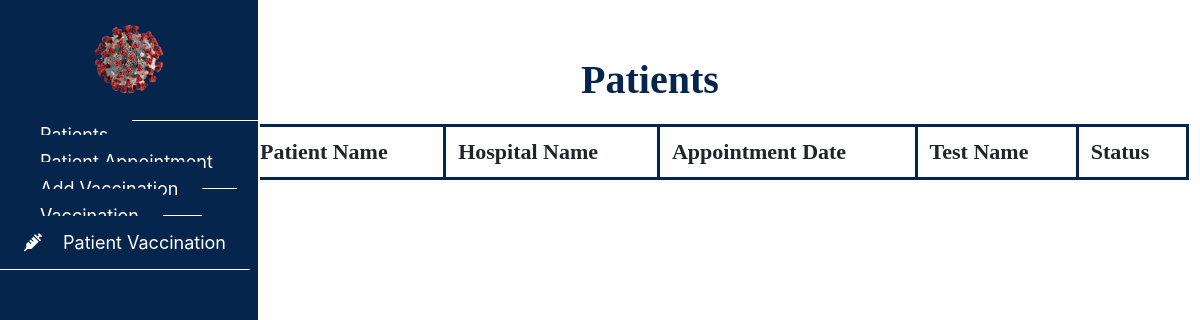
Page /hospital/patientlist.php (signed in) on the earlier database version.
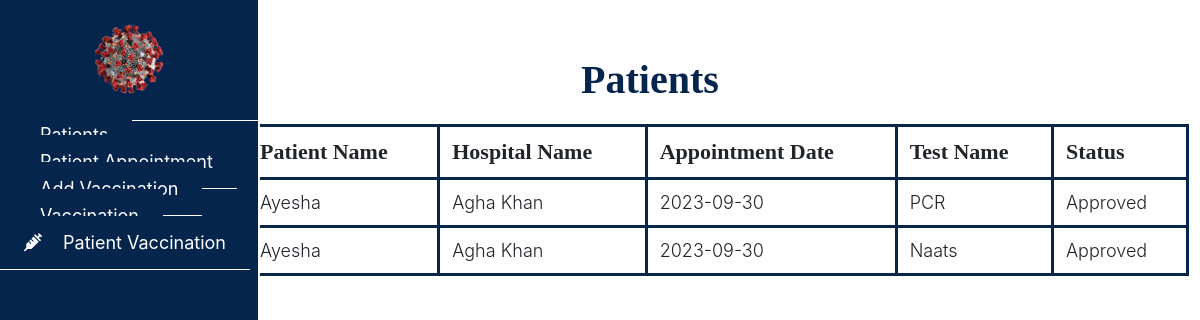
Same page on the later database version.
### tables this page shows
CREATE TABLE `appointment` (
  `app_id` int(11) NOT NULL,
  `patient_id` int(11) DEFAULT NULL,
  `hospital_id` int(11) DEFAULT NULL,
  `app_date` date DEFAULT NULL,
  `status` int(11) DEFAULT NULL,
  `app_time` time DEFAULT NULL,
  `test_name` varchar(255) NOT NULL,
  `approval_status` enum('Pending','Approved','Rejected') DEFAULT 'Pending'
);

CREATE TABLE `patient` (
  `patient_id` int(11) NOT NULL,
  `patient_name` varchar(255) DEFAULT NULL,
  `address` varchar(255) DEFAULT NULL,
  `email` varchar(255) DEFAULT NULL,
  `password` varchar(255) DEFAULT NULL
);

CREATE TABLE `hospital` (
  `hospital_id` int(11) NOT NULL,
  `hospital_name` varchar(255) DEFAULT NULL,
  `location` varchar(255) DEFAULT NULL,
  `password` varchar(255) DEFAULT NULL,
  `status` int(11) NOT NULL,
  `approval_status` enum('Pending','Approved','Rejected') DEFAULT 'Pending'
);

### hospital/patientlist.php (the view, shortened to what this page needs)
<?php
include("../connection.php");
?>
<html lang="en">
<head>
    <link rel="stylesheet" href="../admin/assets/style.css">
    <link rel="stylesheet" href="https://cdn.usebootstrap.com/bootstrap/3.3.7/css/bootstrap.min.css">
    <link rel="stylesheet"
        href="https://cdnjs.cloudflare.com/ajax/libs/material-design-iconic-font/2.2.0/css/material-design-iconic-font.min.css">
    <link rel="stylesheet" href="https://cdnjs.cloudflare.com/ajax/libs/font-awesome/6.4.0/css/all.min.css">
</head>
<body>
    <div id="sidebar">
        <header>
            <a href="#"><img src="../images/covidlogo.png" alt="" style="width:120px ; height:120;padding: 20px;"></a>
        </header>
        <ul class="nav">
            <li>
                <a href="patientlist.php">
                </a>
            </li>
            <li>
                <a href="patientappointment.php">
                </a>
            </li>
            <li>
                <a href="addvaccine.php">
                </a>
            </li>
            <li>
                <a href="vacstatus.php">
                </a>
            </li>
            <li>
                <a href="patientvacstatus.php">
                    <i class="fas fa-syringe"></i> Patient Vaccination
                </a>
            </li>
        </ul>
    </div>
    <nav class="navbar">
        <div class="container-fluid">
            <ul class="nav navbar-nav navbar-right">
                <li class="dropdown">
                    <a href="#" class="dropdown-toggle" data-toggle="dropdown">
                    </a>
                </li>
            </ul>
        </div>
    </nav>
    <div class="container-fluid" id="all-products">
        <h1 class="text-center">Patients</h1>
        <div class="container">
            <table class="table">
                <thead>
                    <tr>
                        <th>Patient Name</th>
                        <th>Hospital Name</th>
                        <th>Appointment Date</th>
                        <th>Test Name</th>
                        <th>Status</th>
                    </tr>
                </thead>
                <tbody>
                    <?php
                    $hospital_id = $_SESSION['hospital_id'];
                    $query = "SELECT a.*, p.patient_name FROM appointment a JOIN patient p ON a.patient_id = p.patient_id WHERE a.hospital_id = $hospital_id";
                    $result = mysqli_query($con, $query);
                    while ($row = mysqli_fetch_assoc($result)):
                        $patient_id = $row['patient_id'];
                        $patient_query = "SELECT patient_name FROM patient WHERE patient_id = $patient_id";
                        $patient_result = mysqli_query($con, $patient_query);
                        $hospital_query = "SELECT hospital_name FROM hospital WHERE hospital_id = $hospital_id";
                        $hospital_result = mysqli_query($con, $hospital_query);
                        if ($patient_result && $hospital_result):
                            $patient_data = mysqli_fetch_assoc($patient_result);
                            $hospital_data = mysqli_fetch_assoc($hospital_result);
                            $patient_name = $patient_data['patient_name'];
                            $hospital_name = $hospital_data['hospital_name'];
                            ?>
                            <tr id="row_<?= $row['app_id'] ?>">
                                <td>
                                    <?= $patient_name ?>
                                </td>
                                <td>
                                    <?= $hospital_name ?>
                                </td>
                                <td>
                                    <?= $row['app_date'] ?>
                                </td>
                                <td>
                                    <?= $row['test_name'] ?>
                                </td>
                                <td>
                                    <?= $row['approval_status'] ?>
                                </td>
                            </tr>
                        <?php endif; ?>
                    <?php endwhile; ?>
                </tbody>
            </table>
        </div>
    </div>
</body>
</body>
</html>

Differences in the rows shown:
added appointment: patient.patient_name "Ayesha", hospital.hospital_name "Agha Khan", app_date "2023-09-30", test_name "PCR", approval_status "Approved"
added appointment: patient.patient_name "Ayesha", hospital.hospital_name "Agha Khan", app_date "2023-09-30", test_name "Naats", approval_status "Approved"
